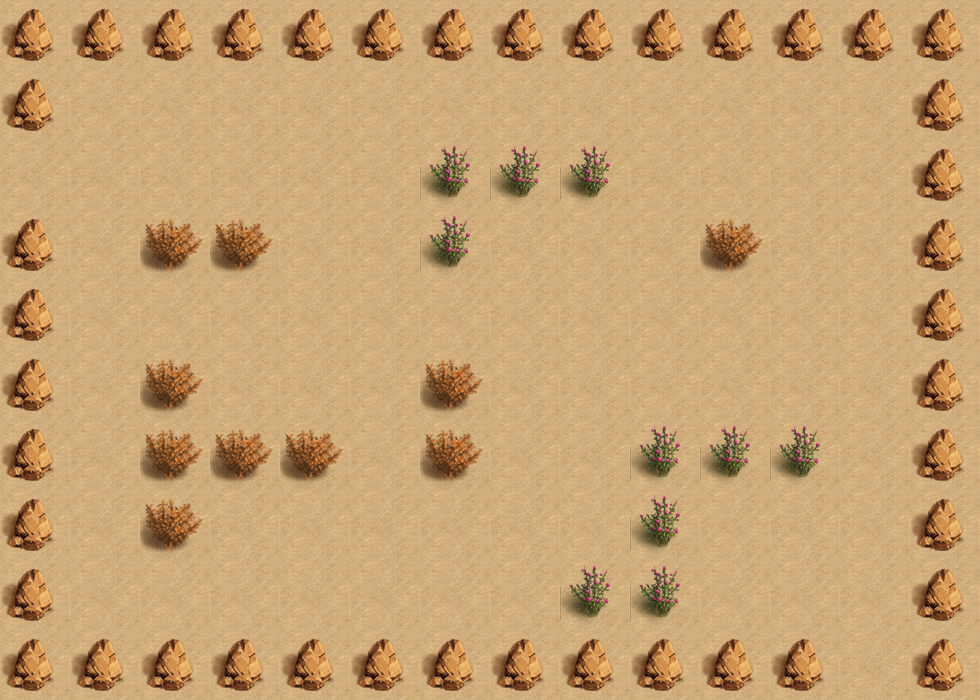

Rendered tile map (Tiled .tmx) drawn with the repository's tilesets; below, a short description and the map source with its tile grids summarised:
An orthogonal 14x10 tile map with 70x70 px tiles, 2 tile layers (bgLayer, walkLayer) and 11 objects (2x monster_0, player, exit, key, box_3, ...).

<map version="1.0" orientation="orthogonal" renderorder="right-down" width="14" height="10" tilewidth="70" tileheight="70" nextobjectid="15">
 <tileset firstgid="1" name="map" tilewidth="70" tileheight="70" tilecount="4">
  <image source="map.png" width="140" height="140" />
 </tileset>
 <layer name="bgLayer" width="14" height="10">
  <data>[140 cells, 140 non-empty, 1 distinct tile ids]</data>
 </layer>
 <layer name="walkLayer" width="14" height="10">
  <data>[140 cells, 62 non-empty, 3 distinct tile ids]</data>
 </layer>
 <objectgroup name="object0">
  <object id="1" name="player" x="0" y="140" width="70" height="70">
   <properties>
    <property name="hp" value="150" />
    <property name="lv" value="5" />
    <property name="speed" value="100" />
   </properties>
  </object>
 </objectgroup>
 <objectgroup name="object1">
  <object id="2" name="exit" x="840" y="630" width="70" height="70" />
  <object id="3" name="key" x="490" y="280" width="70" height="70" />
 </objectgroup>
 <objectgroup name="object2">
  <object id="4" name="box_3" x="630" y="140" width="70" height="70" />
  <object id="5" name="box_2" x="350" y="560" width="70" height="70" />
  <object id="6" name="box_1" x="770" y="350" width="70" height="70" />
 </objectgroup>
 <objectgroup name="object4">
  <object id="12" name="monster_0" x="700" y="560" width="70" height="70">
   <properties>
    <property name="dirX" value="1" />
    <property name="dirY" value="0" />
    <property name="path" value="monster_0.png" />
    <property name="reverse" value="-1" />
    <property name="speed" value="100" />
   </properties>
  </object>
  <object id="13" name="monster_0" x="210" y="350" width="70" height="70">
   <properties>
    <property name="dirX" value="1" />
    <property name="dirY" value="0" />
    <property name="path" value="monster_0.png" />
    <property name="reverse" value="-1" />
    <property name="speed" value="100" />
   </properties>
  </object>
 </objectgroup>
 <objectgroup name="object3">
  <object id="9" name="trap_3" x="280" y="210" width="70" height="70" />
  <object id="10" name="trap_1" x="770" y="140" width="70" height="70" />
  <object id="11" name="trap_2" x="420" y="490" width="70" height="70" />
 </objectgroup>
</map>
